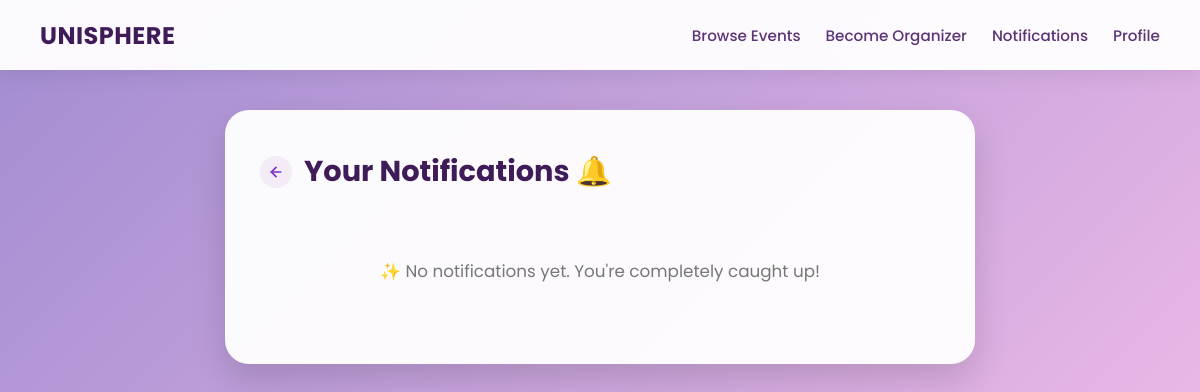
Before: /notifications (signed in) with the older database file.
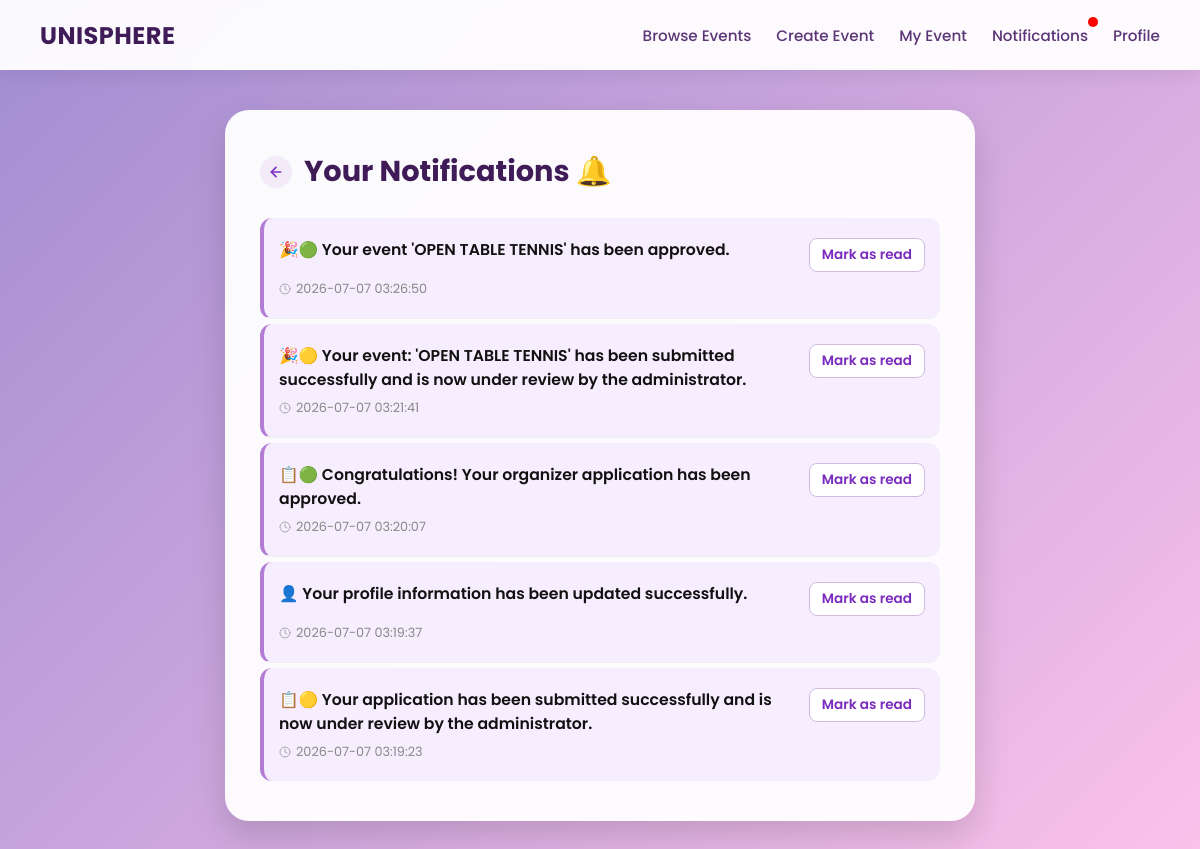
After: the same page with the newer database file.
### tables this page shows
CREATE TABLE notifications (
    id INTEGER PRIMARY KEY AUTOINCREMENT,
    student_id varchar(10) NOT NULL,
    message TEXT NOT NULL,
    type TEXT NOT NULL,
    is_read INTEGER DEFAULT 0,
    created_at TIMESTAMP DEFAULT CURRENT_TIMESTAMP, redirect TEXT,
    FOREIGN KEY (student_id) REFERENCES users_general(student_id)
);

### app.py (the view)
@app.route('/notifications')
def notifications():
    username = session.get('user')
    if not username:
        return redirect(url_for('login'))
    conn = get_db_connection()
    cursor = conn.cursor()
    cursor.execute("""
        SELECT student_id FROM users_general WHERE username = ?
    """, (username,))
    user = cursor.fetchone()
    if not user:
        conn.close()
        return "User not found"
    create_event_reminders(user["student_id"])
    cursor.execute("""
        SELECT * FROM notifications
        WHERE student_id = ?
        ORDER BY created_at DESC
    """, (user["student_id"],))
    notifications_list = cursor.fetchall()
    cursor.execute("""
        SELECT COUNT(*)
        FROM notifications
        WHERE student_id=? AND is_read=0
    """, (user["student_id"],))
    unread_notifications = cursor.fetchone()[0]
    conn.close()
    return render_template("notifications.html", notifications=notifications_list, unread_notifications=unread_notifications)

### app.py (called while the page is built, shortened)
def get_db_connection():
    conn = sqlite3.connect('database.db')
    conn.row_factory = sqlite3.Row
    conn.execute("PRAGMA foreign_keys = 1")
    return conn

def create_event_reminders(student_id):
    conn = get_db_connection()
    cursor = conn.cursor()
    cursor.execute("""
        SELECT
            e.event_id,
            e.event_name,
            e.start_date AS date,
            e.start_time AS time
        FROM event_registrations r
        JOIN events e
            ON r.event_id = e.event_id
        WHERE r.student_id = ?
    """, (student_id,))
    events = cursor.fetchall()
    today = datetime.today().date()
    tomorrow = today + timedelta(days=1)
    conn.commit()
    conn.close()

@app.context_processor
def inject_notifications():
    if 'student_id' not in session:
        return dict(unread_notifications=0)
    conn = get_db_connection()
    cursor = conn.cursor()
    cursor.execute("SELECT COUNT(*) AS total FROM notifications WHERE student_id = ? AND is_read = 0",
    (session['student_id'],))
    result = cursor.fetchone()
    conn.close()
    return dict(unread_notifications=result['total'])

### templates/notifications.html (shortened to what the changed rows need)
<!DOCTYPE html>
<html lang="en">
<head>
</head>
<body>
    <nav class="navbar">
        <div class="navbar-links">
            {% if session.get('role') == 'user' %}
                    <a href="/eventbrowsing">Browse Events</a>
                    <a href="/be_organizer">Become Organizer</a>
                    <a href="/notifications" class="notification-link">
                        Notifications
                    </a>
                    <a href="/user_dashboard">Profile</a>
                {% elif session.get('role') == 'organizer' %}
                    <a href="/eventbrowsing">Browse Events</a>
                    <a href="/createevent">Create Event</a>
                    <a href="/my_event">My Event</a>
                    <a href="/notifications" class="notification-link">
                        Notifications
                        {% if unread_notifications > 0 %}
                            <span class="notification-dot"></span>
                        {% endif %}
                    </a>
                    <a href="/user_dashboard">Profile</a>
                {% endif %}
        </div>
    </nav>
    <div class="container">
        <div class="title-wrapper">
            <h2>Your Notifications 🔔</h2>
        </div>
        {% if notifications %}
            {% for n in notifications %}
                <div class="notification {% if n['is_read'] == 0 %}unread{% else %}read{% endif %}">
                    <div class="notification-content">
                        <span class="msg-text">
                            {% if n['type'] == 'Confirmation' %}
                                ✅
                            {% elif n['type'] == 'Reminder' %}
                                ⏰
                            {% elif n['type'] == 'Cancellation' %}
                                ❌
                            {% elif n['type'] == 'Profile Updated' %}
                                👤
                            {% elif n['type'] == 'Email Changed' %}
                                📧
                            {% elif n['type'] == 'Password Changed' %}
                                🔐
                            {% elif n['type'] == 'Event Pending' %}
                                🎉🟡
                            {% elif n['type'] == 'Event Approved' %}
                                🎉🟢
                            {% elif n['type'] == 'Event Redo' %}
                                🎉🔵
                            {% elif n['type'] == 'Event Cancelled' %}
                                🎉📢❌️
                            {% elif n['type'] == 'Application Pending' %}
                                📋🟡
                            {% elif n['type'] == 'Application Approved' %}
                                📋🟢
                            {% elif n['type'] == 'Application Rejected' %}
                                📋🔴
                            {% endif %}
                            {{ n['message'] }}
                        </span>
                        <div style="display:flex; align-items:center; gap:10px; flex-shrink:0;">
                            {% if n['is_read'] == 0 %}
                                <a class="mark-read" href="{{ url_for('mark_all_notifications_read', notification_id=n['id']) }}">
                                    Mark as read
                                </a>
                            {% endif %}
                        </div>
                    </div>
                    <div class="notification-meta">
                        <svg xmlns="http://www.w3.org/2000/svg" width="12" height="12" viewBox="0 0 24 24" fill="none" stroke="currentColor" stroke-width="2" stroke-linecap="round" stroke-linejoin="round" style="opacity:0.7;">
                            <circle cx="12" cy="12" r="10"></circle>
                            <polyline points="12 6 12 12 16 14"></polyline>
                        </svg>
                        {{ n['created_at'] }}
                    </div>
                </div>
            {% endfor %}
        {% else %}
            <div class="empty">
                <p>✨ No notifications yet. You're completely caught up!</p>
            </div>
        {% endif %}
    </div>
</body>
</html>

Changed rows visible on the page:
added notifications: message "Your event 'OPEN TABLE TENNIS' has been approved.", created_at "2026-07-07 03:26:50"
added notifications: message "Your event: 'OPEN TABLE TENNIS' has been submitted successfully and is now under review by the administrator.", created_at "2026-07-07 03:21:41"
added notifications: message "Congratulations! Your organizer application has been approved.", created_at "2026-07-07 03:20:07"
added notifications: message "Your profile information has been updated successfully.", created_at "2026-07-07 03:19:37"
added notifications: message "Your application has been submitted successfully and is now under review by the administrator.", created_at "2026-07-07 03:19:23"
Other visible differences:
text no longer shown: "Become Organizer ✨ No notifications yet. You're completely caught up!"
text now shown: "Create Event My Event"
